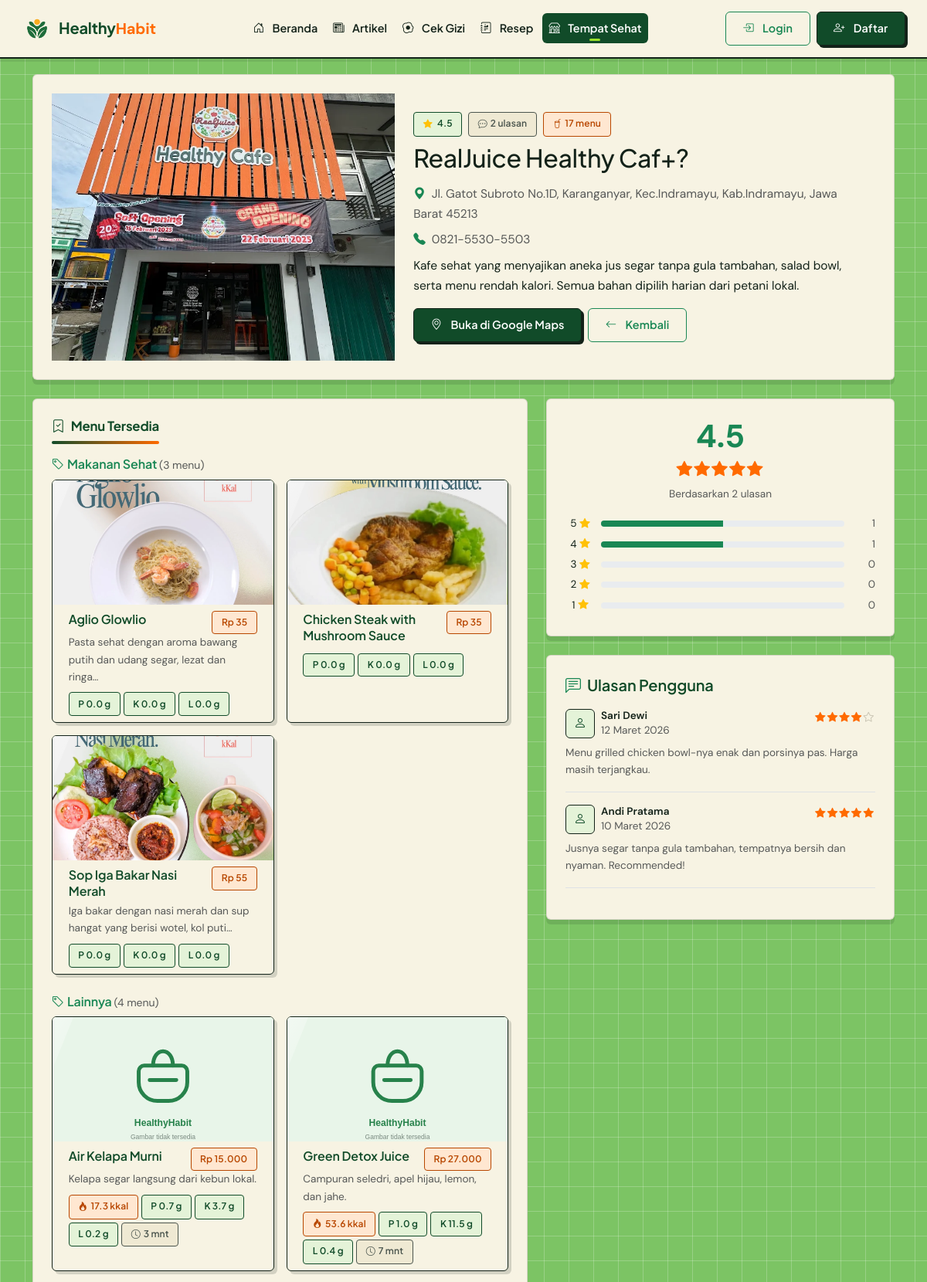
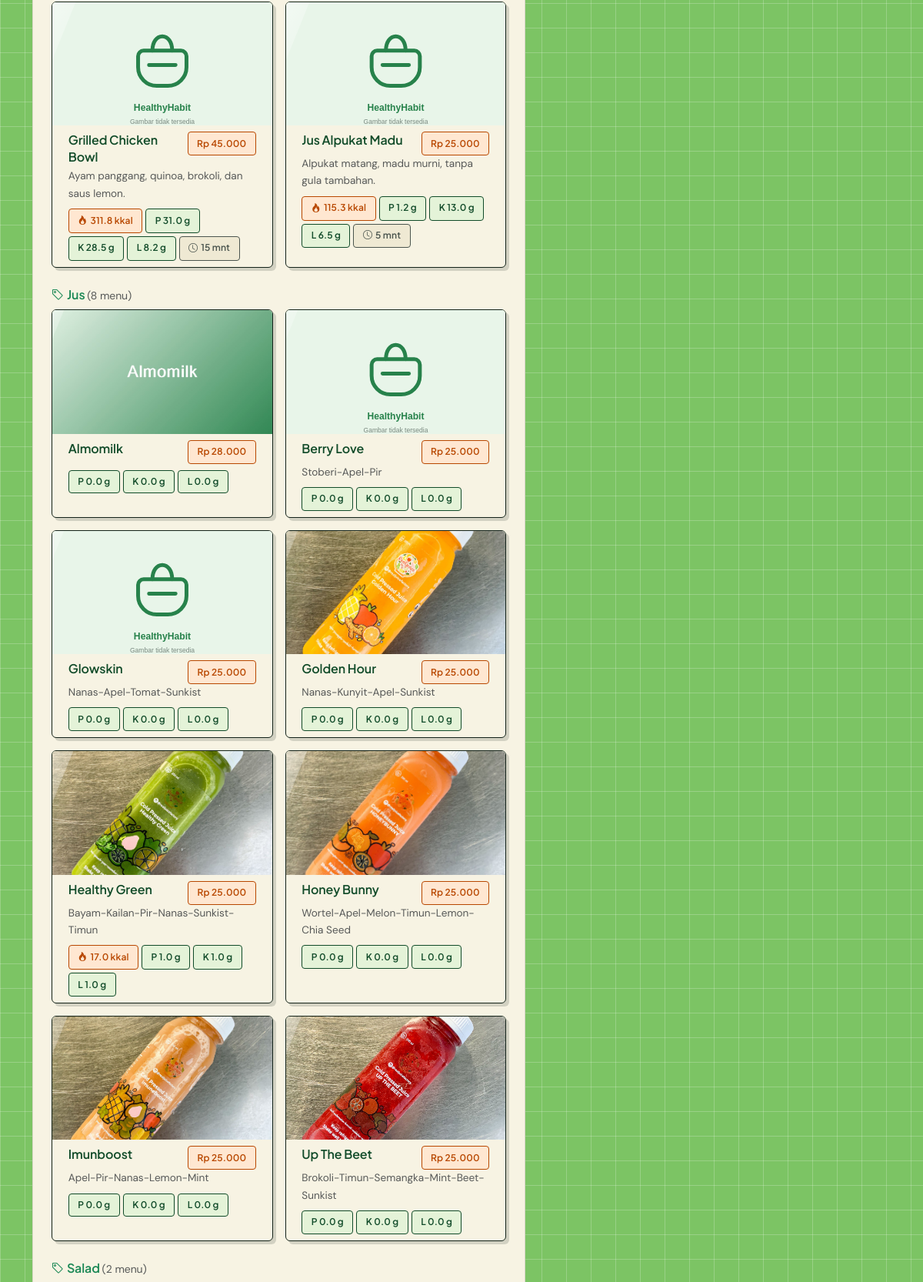
Page /tempat/1 (upper part) on the committed database (2 pictures, top to bottom).
### tables this page shows
CREATE TABLE `tempat_sehat` (
  `id_tempat` int(11) NOT NULL AUTO_INCREMENT,
  `id_admin` int(11) DEFAULT NULL,
  `nama_tempat` varchar(150) NOT NULL,
  `alamat` varchar(255) NOT NULL,
  `deskripsi` text DEFAULT NULL,
  `kontak` varchar(50) DEFAULT NULL,
  `foto_tempat` varchar(255) DEFAULT NULL,
  `foto_menu` varchar(255) DEFAULT NULL,
  `link_maps` varchar(255) DEFAULT NULL,
  `link_instagram` varchar(255) DEFAULT NULL,
  `link_grabfood` varchar(255) DEFAULT NULL,
  `link_shopeefood` varchar(255) DEFAULT NULL,
  PRIMARY KEY (`id_tempat`),
  KEY `fk_tempat_admin` (`id_admin`),
  CONSTRAINT `fk_tempat_admin` FOREIGN KEY (`id_admin`) REFERENCES `users` (`id_pengguna`) ON DELETE SET NULL ON UPDATE CASCADE
);

CREATE TABLE `menu` (
  `id_menu` int(11) NOT NULL AUTO_INCREMENT,
  `id_tempat` int(11) NOT NULL,
  `id_kategori_menu` int(11) DEFAULT NULL,
  `nama_menu` varchar(150) NOT NULL,
  `deskripsi` text DEFAULT NULL,
  `harga` int(11) NOT NULL DEFAULT 0,
  `kalori` decimal(7,2) NOT NULL DEFAULT 0.00,
  `protein` decimal(7,2) NOT NULL DEFAULT 0.00,
  `karbohidrat` decimal(7,2) NOT NULL DEFAULT 0.00,
  `lemak` decimal(7,2) NOT NULL DEFAULT 0.00,
  `estimasi_waktu` int(11) NOT NULL DEFAULT 0,
  `foto_menu` varchar(255) DEFAULT NULL,
  PRIMARY KEY (`id_menu`),
  KEY `fk_menu_tempat` (`id_tempat`),
  KEY `fk_menu_kategori` (`id_kategori_menu`),
  CONSTRAINT `fk_menu_kategori` FOREIGN KEY (`id_kategori_menu`) REFERENCES `menu_categories` (`id_kategori_menu`) ON DELETE SET NULL ON UPDATE CASCADE,
  CONSTRAINT `fk_menu_tempat` FOREIGN KEY (`id_tempat`) REFERENCES `tempat_sehat` (`id_tempat`) ON DELETE CASCADE ON UPDATE CASCADE
);

CREATE TABLE `menu_categories` (
  `id_kategori_menu` int(11) NOT NULL AUTO_INCREMENT,
  `nama_kategori` varchar(80) NOT NULL,
  `deskripsi` text DEFAULT NULL,
  PRIMARY KEY (`id_kategori_menu`),
  UNIQUE KEY `uq_menu_cat_nama` (`nama_kategori`)
);

CREATE TABLE `ulasan_rating` (
  `id_usulan_rating` int(11) NOT NULL AUTO_INCREMENT,
  `id_pengguna` int(11) NOT NULL,
  `id_tempat` int(11) NOT NULL,
  `rating` tinyint(1) NOT NULL DEFAULT 5,
  `komentar` text DEFAULT NULL,
  `tanggal_ulasan` datetime NOT NULL DEFAULT current_timestamp(),
  PRIMARY KEY (`id_usulan_rating`),
  KEY `fk_ulasan_pengguna` (`id_pengguna`),
  KEY `fk_ulasan_tempat` (`id_tempat`),
  CONSTRAINT `fk_ulasan_pengguna` FOREIGN KEY (`id_pengguna`) REFERENCES `users` (`id_pengguna`) ON DELETE CASCADE ON UPDATE CASCADE,
  CONSTRAINT `fk_ulasan_tempat` FOREIGN KEY (`id_tempat`) REFERENCES `tempat_sehat` (`id_tempat`) ON DELETE CASCADE ON UPDATE CASCADE
);

CREATE TABLE `users` (
  `id_pengguna` int(11) NOT NULL AUTO_INCREMENT,
  `username` varchar(50) NOT NULL,
  `password` varchar(255) NOT NULL,
  `nama_lengkap` varchar(100) NOT NULL,
  `role` enum('admin','user') NOT NULL DEFAULT 'user',
  `berat_badan` decimal(5,2) NOT NULL DEFAULT 0.00,
  `tinggi_badan` decimal(5,2) NOT NULL DEFAULT 0.00,
  `jenis_kelamin` enum('L','P') NOT NULL DEFAULT 'L',
  `umur` int(11) NOT NULL DEFAULT 0,
  `created_at` datetime NOT NULL DEFAULT current_timestamp(),
  PRIMARY KEY (`id_pengguna`),
  UNIQUE KEY `uq_pengguna_username` (`username`)
);

### app/views/pages/tempat/detail.php (the view, shortened to what the rows shown need)
<?php
if (!function_exists('bintang_tampil')) {
    function bintang_tampil($rating): string
    {
        $html = '';
        $r = (int) round((float) $rating);
        for ($i = 1; $i <= 5; $i++) {
            $html .= $i <= $r
                ? '<i class="bi bi-star-fill"></i>'
                : '<i class="bi bi-star muted"></i>';
        }
        return $html;
    }
}
?>
<div class="container mt-4 mb-5">
    <div class="panel-white overflow-hidden mb-4">
        <div class="row g-0">
            <div class="col-lg-5">
                <div class="ratio ratio-16x10 h-100">
                    <img src="<?= img_url($tempat['foto_tempat'], 'tempat') ?>"
                         alt="<?= e($tempat['nama_tempat']) ?>" class="img-cover">
                </div>
            </div>
            <div class="col-lg-7 p-4">
                <div class="d-flex flex-wrap gap-2 mb-2">
                    <span class="tag"><i class="bi bi-star-fill text-warning me-1"></i>
                    </span>
                    <span class="tag gray"><i class="bi bi-chat-dots me-1"></i><?= $totalUlasan ?> ulasan</span>
                    <span class="tag orange"><i class="bi bi-cup-straw me-1"></i><?= count($menu) ?> menu</span>
                </div>
                <h1 class="h2 mb-3"><?= e($tempat['nama_tempat']) ?></h1>
                <p class="text-muted mb-2"><i class="bi bi-geo-alt-fill text-success me-2"></i><?= e($tempat['alamat']) ?></p>
                <?php if ($tempat['kontak']): ?>
                    <p class="text-muted mb-2"><i class="bi bi-telephone-fill text-success me-2"></i><?= e($tempat['kontak']) ?></p>
                <?php endif; ?>
                <p class="mb-3"><?= nl2br(e($tempat['deskripsi'])) ?></p>
                <div class="d-flex gap-2 flex-wrap">
                    <?php if ($tempat['link_maps']): ?>
                        <a href="<?= e($tempat['link_maps']) ?>" target="_blank" rel="noopener"
                           class="btn btn-green fw-semibold btn-sm">
                        </a>
                    <?php endif; ?>
                    <a href="<?= BASE_URL ?>/tempat" class="btn btn-outline-success btn-sm">
                    </a>
                </div>
            </div>
        </div>
    </div>
    <div class="row g-4">
        <div class="col-lg-7">
            <div class="panel-white mb-4">
                <?php if (!$menu): ?>
                    <p class="text-muted small mb-0">Belum ada menu terdaftar.</p>
                <?php else: ?>
                    <?php
                    $grouped = [];
                    foreach ($menu as $m) {
                        $kategori = $m['nama_kategori'] ?? 'Lainnya';
                        $grouped[$kategori][] = $m;
                    }
                    foreach ($grouped as $kategori => $items): ?>
                        <div class="mb-4">
                            <h6 class="mb-2 text-success">
                                <i class="bi bi-tag me-1"></i><?= e($kategori) ?>
                                <span class="small text-muted fw-normal">(<?= count($items) ?> menu)</span>
                            </h6>
                            <div class="row g-3">
                                <?php foreach ($items as $m): ?>
                                    <div class="col-md-6">
                                        <div class="card-soft h-100">
                                            <div class="ratio ratio-16x9">
                                                <img src="<?= img_url($m['foto_menu'], 'menu') ?>"
                                                     alt="<?= e($m['nama_menu']) ?>" class="img-cover" loading="lazy">
                                            </div>
                                            <div class="card-body py-2">
                                                <div class="d-flex justify-content-between align-items-start gap-2">
                                                    <h6 class="mb-1"><?= e($m['nama_menu']) ?></h6>
                                                    <span class="tag orange text-nowrap"><?= rupiah($m['harga']) ?></span>
                                                </div>
                                                <p class="text-muted small mb-2"><?= e(excerpt($m['deskripsi'], 70)) ?></p>
                                                <div class="d-flex flex-wrap gap-1">
                                                    <?php if ((float) $m['kalori'] > 0): ?>
                                                        <span class="tag orange"><i class="bi bi-fire me-1"></i><?= number_format((float) $m['kalori'], 1) ?> kkal</span>
                                                    <?php endif; ?>
                                                    <span class="tag">P <?= number_format((float) $m['protein'], 1) ?> g</span>
                                                    <span class="tag">K <?= number_format((float) $m['karbohidrat'], 1) ?> g</span>
                                                    <span class="tag">L <?= number_format((float) $m['lemak'], 1) ?> g</span>
                                                    <?php if ($m['estimasi_waktu']): ?>
                                                        <span class="tag gray"><i class="bi bi-clock me-1"></i><?= (int) $m['estimasi_waktu'] ?> mnt</span>
                                                    <?php endif; ?>
                                                </div>
                                            </div>
                                        </div>
                                    </div>
                                <?php endforeach; ?>
                            </div>
                        </div>
                    <?php endforeach; ?>
                <?php endif; ?>
            </div>
        </div>
        <div class="col-lg-5">
                <div class="stars mb-1" style="font-size:1.3rem;"><?= bintang_tampil($rataRata ?? 0) ?></div>
            <div class="panel-white">
                <?php foreach ($ulasan as $u): ?>
                    <div class="border-bottom pb-3 mb-3 <?= $u === end($ulasan) ? 'border-0 mb-0 pb-0' : '' ?>">
                        <div class="d-flex justify-content-between align-items-start gap-2">
                            <div class="d-flex align-items-center gap-2">
                                <span class="stat-icon" style="width:38px;height:38px;flex:0 0 38px;font-size:1rem;">
                                    <i class="bi bi-person"></i>
                                </span>
                                <div class="lh-sm">
                                    <small class="fw-semibold d-block"><?= e($u['nama_lengkap']) ?></small>
                                    <small class="text-muted"><?= tanggal_indo($u['tanggal_ulasan']) ?></small>
                                </div>
                            </div>
                            <span class="stars small"><?= bintang_tampil($u['rating']) ?></span>
                        </div>
                        <p class="small mt-2 mb-0 text-muted"><?= nl2br(e($u['komentar'])) ?></p>
                    </div>
                <?php endforeach; ?>
            </div>
        </div>
    </div>
</div>

### rows in the picture
tempat_sehat: foto_tempat (picture), nama_tempat "RealJuice Healthy Caf+?", alamat "Jl. Gatot Subroto No.1D, Karanganyar, Kec.Indramayu, Kab.Indramayu, Jawa Barat 45213", kontak "0821-5530-5503", deskripsi "Kafe sehat yang menyajikan aneka jus segar tanpa gula tambahan, salad bowl, serta menu rendah kalori. Semua bahan dipilih harian dari petani lokal."
menu: foto_menu (picture), nama_menu "Aglio Glowlio", harga "Rp 35", deskripsi "Pasta sehat dengan aroma bawang putih dan udang segar, lezat dan ringa…", protein "0.0", karbohidrat "0.0", lemak "0.0"
menu: foto_menu (picture), nama_menu "Chicken Steak with Mushroom Sauce", harga "Rp 35", protein "0.0", karbohidrat "0.0", lemak "0.0"
menu: foto_menu (picture), nama_menu "Sop Iga Bakar Nasi Merah", harga "Rp 55", deskripsi "Iga bakar dengan nasi merah dan sup hangat yang berisi wotel, kol puti…", protein "0.0", karbohidrat "0.0", lemak "0.0"
menu: nama_menu "Air Kelapa Murni", harga "Rp 15.000", deskripsi "Kelapa segar langsung dari kebun lokal.", kalori "17.3", protein "0.7", karbohidrat "3.7", lemak "0.2", estimasi_waktu "3"
menu: nama_menu "Green Detox Juice", harga "Rp 27.000", deskripsi "Campuran seledri, apel hijau, lemon, dan jahe.", kalori "53.6", protein "1.0", karbohidrat "11.5", lemak "0.4", estimasi_waktu "7"
menu: nama_menu "Grilled Chicken Bowl", harga "Rp 45.000", deskripsi "Ayam panggang, quinoa, brokoli, dan saus lemon.", kalori "311.8", protein "31.0", karbohidrat "28.5", lemak "8.2", estimasi_waktu "15"
menu: nama_menu "Jus Alpukat Madu", harga "Rp 25.000", deskripsi "Alpukat matang, madu murni, tanpa gula tambahan.", kalori "115.3", protein "1.2", karbohidrat "13.0", lemak "6.5", estimasi_waktu "5"
menu: id_kategori_menu.nama_kategori "Jus", count($items) "8", foto_menu (picture), nama_menu "Up The Beet", harga "Rp 25.000", deskripsi "Brokoli-Timun-Semangka-Mint-Beet-Sunkist", protein "0.0", karbohidrat "0.0", lemak "0.0"
menu: foto_menu (picture), nama_menu "Almomilk", harga "Rp 28.000", protein "0.0", karbohidrat "0.0", lemak "0.0"
menu: nama_menu "Berry Love", harga "Rp 25.000", deskripsi "Stoberi-Apel-Pir", protein "0.0", karbohidrat "0.0", lemak "0.0"
menu: nama_menu "Glowskin", harga "Rp 25.000", deskripsi "Nanas-Apel-Tomat-Sunkist", protein "0.0", karbohidrat "0.0", lemak "0.0"
menu: foto_menu (picture), nama_menu "Golden Hour", harga "Rp 25.000", deskripsi "Nanas-Kunyit-Apel-Sunkist", protein "0.0", karbohidrat "0.0", lemak "0.0"
menu: foto_menu (picture), nama_menu "Healthy Green", harga "Rp 25.000", deskripsi "Bayam-Kailan-Pir-Nanas-Sunkist-Timun", kalori "17.0", protein "1.0", karbohidrat "1.0", lemak "1.0"
menu: foto_menu (picture), nama_menu "Honey Bunny", harga "Rp 25.000", deskripsi "Wortel-Apel-Melon-Timun-Lemon-Chia Seed", protein "0.0", karbohidrat "0.0", lemak "0.0"
menu: foto_menu (picture), nama_menu "Imunboost", harga "Rp 25.000", deskripsi "Apel-Pir-Nanas-Lemon-Mint", protein "0.0", karbohidrat "0.0", lemak "0.0"
ulasan_rating: id_pengguna.nama_lengkap "Sari Dewi", tanggal_ulasan "12 Maret 2026", rating 4 (drawn), komentar "Menu grilled chicken bowl-nya enak dan porsinya pas. Harga masih terjangkau."
ulasan_rating: id_pengguna.nama_lengkap "Andi Pratama", tanggal_ulasan "10 Maret 2026", rating 5 (drawn), komentar "Jusnya segar tanpa gula tambahan, tempatnya bersih dan nyaman. Recommended!"

### other values in the picture
$rataRata "4.5"
$totalUlasan "2"
count($menu) "17"
$kategori "Makanan Sehat"
count($items) "3"
$kategori "Lainnya"
count($items) "4"
$kategori "Salad"
count($items) "2"
$sebaran[$i] "1"
$sebaran[$i] "0"
